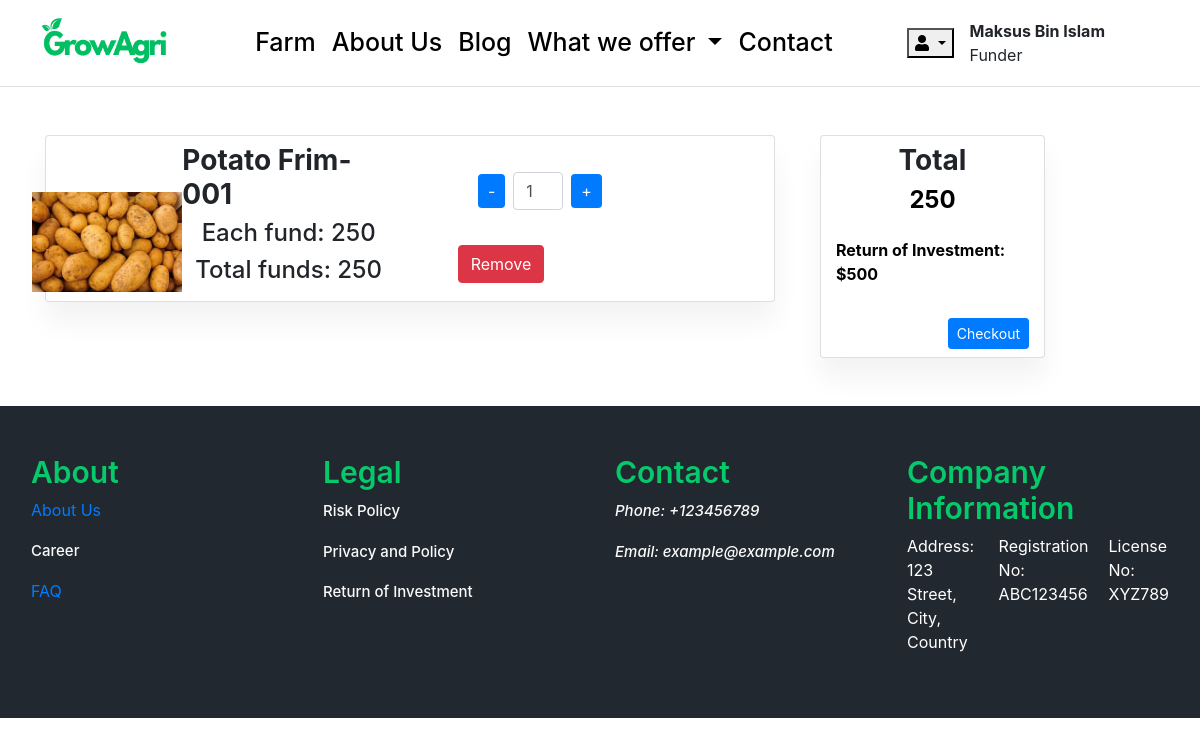
/cart/ (signed in), run on the app's committed database.
### accounts/models.py (models this page shows, shortened)
class Account(AbstractBaseUser):
    first_name   = models.CharField(max_length=50)
    last_name    = models.CharField(max_length=50)
    username     = models.CharField(max_length=50, unique=True)
    email        = models.EmailField(max_length=100, unique=True)
    phone_number = models.CharField(max_length=50)
    date_joined  = models.DateTimeField(auto_now_add=True)
    last_login   = models.DateTimeField(auto_now_add=True)
    is_admin     = models.BooleanField(default=False)
    is_staff     = models.BooleanField(default=False)
    is_active     = models.BooleanField(default=False)
    is_superadmin     = models.BooleanField(default=False)
    USERNAME_FIELD = 'email'
    REQUIRED_FIELDS = ['username', 'first_name', 'last_name']
    objects = MyAccountManager()

### carts/models.py (models this page shows, shortened)
class CartItem(models.Model):
    user = models.ForeignKey(Account, on_delete=models.CASCADE, null=True)
    product = models.ForeignKey(Farm, on_delete=models.CASCADE)
    cart    = models.ForeignKey(Cart, on_delete=models.CASCADE, null=True)
    quantity = models.IntegerField()
    is_active = models.BooleanField( default=True)
    def sub_total(self):
        return self.product.price * self.quantity

### farm/models.py (models this page shows, shortened)
class Farm(models.Model):
    farm_name = models.CharField(max_length=200, unique=True)
    slug = models.SlugField(max_length=200, unique=True, blank=True)
    description = models.TextField(max_length=500, blank=True)
    price = models.IntegerField()
    images = models.ImageField(upload_to='photos/farm')
    stock = models.IntegerField()
    is_available = models.BooleanField(default=True)
    category = models.ForeignKey(CropType, on_delete=models.CASCADE)
    created_date = models.DateTimeField(auto_now_add=True)
    modified_date = models.DateTimeField(auto_now=True)
    campaign_status = models.CharField(max_length=20, choices=[('draft', 'Draft'), ('active', 'Active'), ('completed', 'Completed')], default='draft')
    location = models.CharField(max_length=200, default='')  # Location of the farm
    duration = models.IntegerField(default=None, null=True, blank=True)
    custom_percentage = models.FloatField(validators=[MinValueValidator(0)], null=True, blank=True)

### carts/views.py (the view)
# urls.py: path('cart/', include('carts.urls')),
def cart(request, total=0, quantity=0, cart_items=None):
    try:
        if request.user.is_authenticated:
            cart_items = CartItem.objects.filter(user=request.user, is_active=True)
        else:
            cart = Cart.objects.get(cart_id=_cart_id(request))
            cart_items = CartItem.objects.filter(cart=cart, is_active=True)
        for cart_item in cart_items:
            total += (cart_item.product.price * cart_item.quantity)
            quantity += cart_item.quantity
    except ObjectDoesNotExist:
        pass
    context = {
        'total': total,
        'quantity': quantity,
        'cart_items': cart_items,
    }
    return render(request, 'farm/cart.html', context)

### carts/context_processors.py (called while the page is built)
def counter(request):
    cart_count = 0
    if 'admin' in request.path:
        return {}
    else:
        try:
            cart = Cart.objects.filter(cart_id=_cart_id(request))
            if request.user.is_authenticated:
                cart_items = CartItem.objects.all().filter(user=request.user)
            else:
                cart_items = CartItem.objects.filter(cart=cart[:1])
            for cart_item in cart_items:
                cart_count += cart_item.quantity
        except Cart.DoesNotExist:
            cart_count = 0
    return {'cart_count': cart_count}

### carts/views.py (called while the page is built)
def _cart_id(request):
    cart = request.session.session_key
    if not cart:
        cart = request.session.create()
    return cart

### projects/context_processors.py (called while the page is built)
def menu_links(request):
    links = CropType.objects.all()
    return dict(links=links)

### templates/farm/cart.html (shortened to what this page needs)
{% extends 'base.html' %}
{% load static %}
{% block content %}
  {% if not cart_items %}
    <br /><br /><br /><br /><br />
    <div class="container">
      <div class="row">
        <div class="col-md-12 text-center">
          <h2>Your project funding cart is empty</h2>
          <p>Fund projects and help small farmers</p>
          <a href="{% url 'farm' %}" class="btn btn-primary">Start Funding</a>
        </div>
      </div>
    </div>
    <br /><br /><br /><br /><br /> <br /><br /><br /><br /><br /> <br /><br /><br />
  {% else %}
    <div class="container">
      <div class="row">
        <div class="col-md-8">
          {% for cart_item in cart_items %}
            <div class="card my-5">
              <div class="container py-2">
                <div class="row gap-2">
                  <div class="container">
                    <div class="row">
                      <div class="col-md-2 col-sm-12 d-flex justify-content-center align-content-center mt-5">
                        <img src="{{ cart_item.product.images.url }}" height="100" width="200" alt="" />
                      </div>
                      <div class="col-md-4 col-sm-12 d-flex justify-content-center flex-column align-items-center">
                        <h3 class="fw-bold text-sm">{{ cart_item.product.farm_name }}</h3>
                        <h4 class="text-sm">Each fund: {{ cart_item.product.price }}</h4>
                        <h4 class="text-sm">Total funds: {{ cart_item.sub_total }}</h4>
                      </div>
                      <div class="col-md-3 col-sm-12 d-flex justify-content-center flex-column align-items-center">
                        <div class="col-md-6 quantity-input">
                          <a href="{% url 'remove_cart' cart_item.product.id %}" class="btn btn-secondary minus-btn">-</a>
                          <input type="text" class="form-control mx-2 quantity" value="{{ cart_item.quantity }}" style="display: inline-block; width: 50px;" />
                          <a href="{% url 'add_cart' cart_item.product.id %}" class="btn btn-secondary plus-btn">+</a>
                        </div>
                        <a href="{% url 'remove_cart_item' cart_item.product.id %}" class="btn btn-danger remove-btn mt-3" onclick="return confirm('Are you sure upu want to remove this project?')">Remove</a>
                      </div>
                    </div>
                  </div>
                </div>
              </div>
            </div>
          {% endfor %}
        </div>
        <div class="col-md-3">
          <div class="container">
            <div class="row">
              <div class="col-md-12">
                <div class="card my-5">
                  <div class="container py-2">
                    <div class="row">
                      <div class="col-md- col-sm-12 d-flex justify-content-center flex-column align-items-center">
                        <h3 class="fw-bold">Total</h3>
                        <h4 class="fw-bold text_color" id="total">{{ total }}</h4>
                      </div>
                    </div>
                    <div class="row mt-3">
                      <div class="col-md-12">
                        <p class="fw-bold text_color">Return of Investment: $500</p>
                      </div>
                    </div>
                    <div class="row mt-3">
                      <div class="col-md-12 d-flex justify-content-end">
                        <a href="{% url 'checkout' %}" class="btn btn-sm btn-primary">Checkout</a>
                      </div>
                    </div>
                  </div>
                </div>
              </div>
            </div>
          </div>
        </div>
      </div>
    </div>
  {% endif %}
{% endblock %}

### templates/includes/header.html (shortened to what this page needs)
{% load static %}
<nav class="navbar navbar-expand-lg border-bottom navbar-light">
    <div class="container-fluid">
        <a class="mb-0 h1 logo_text" href="{% url 'home' %}">
            <img src="{% static 'images/logo.png' %}" height="70" width="150" alt="">
        </a>
        <div class="collapse navbar-collapse" id="navbarSupportedContent">
            <ul class="navbar-nav mx-auto mb-2 mb-lg-0">
                <li class="nav-item">
                    <a class="nav-link link_item" href="{% url 'farm' %}">Farm</a>
                </li>
                <li class="nav-item">
                    <a class="nav-link link_item" href="{% url 'about-us' %}">About Us</a>
                </li>
                <li class="nav-item">
                    <a class="nav-link link_item" href="{% url 'blog_list' %}">Blog</a>
                </li>
                <li class="nav-item dropdown">
                    <a class="nav-link link_item dropdown-toggle" href="#" id="navbarDropdown" role="button" data-toggle="dropdown" aria-haspopup="true" aria-expanded="false">
                        What we offer
                    </a>
                </li>
                <li class="nav-item">
                    <a class="nav-link link_item" href="#">Contact</a>
                </li>
            </ul>
            {% if user.is_authenticated %}
            <div class="d-flex align-items-center me-5">
                <div class="dropdown me-3">
                    <button class="dropdown-toggle user_toggle" type="button" id="dropdownMenuButton1"
                        data-bs-toggle="dropdown" aria-expanded="false">
                        <i class="fa fa-user" aria-hidden="true"></i>
                    </button>
                </div>
                <div class="me-3">
                    <p class="m-0 m-0 fw-bold"> {{ user.first_name }} </p>
                    <p class="m-0 m-0">Funder</p>
                </div>
            </div>
            {% else %}
            <div>
                <a href="{% url 'register' %}" class="btn btn-primary custom_button">Sign Up</a>
                <a href="{% url 'login' %}" class="btn btn-outline-secondary custom_button">Login</a>
            </div>
            {% endif %}
        </div>
    </div>
</nav>

### static/css/style.css (style rules this page uses)
.logo_text { color: #0c0c0c; text-decoration: none; font-size: 50px; }
.link_item { color: #000000 !important; font-size: 25px; font-weight: 500; }
.text_color { color: #000000; }
.card { box-shadow: 0 20px 27px 0 rgb(0 0 0 / 5%); }
.quantity-input { display: flex; align-items: center; }
.btn-secondary { background-color: #007bff; color: #fff; border: none; padding: 5px 10px; cursor: pointer; transition: background-color 0.3s; }

### data on the page
Account: first_name "Maksus Bin Islam"
CartItem: product.images (picture), product.farm_name "Potato Frim-001", product.price "250", sub_total "250", quantity "1"

### other printed values
{{ total }} "250"
